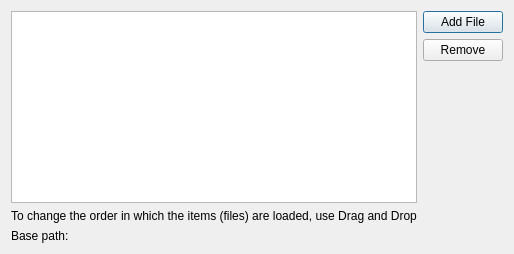
<?xml version="1.0" encoding="UTF-8"?>
<ui version="4.0">
 <class>WidgetPropPythonStartup</class>
 <widget class="QWidget" name="WidgetPropPythonStartup">
  <property name="geometry">
   <rect>
    <x>0</x>
    <y>0</y>
    <width>472</width>
    <height>254</height>
   </rect>
  </property>
  <property name="windowTitle">
   <string>Form</string>
  </property>
  <layout class="QVBoxLayout" name="verticalLayout_3">
   <item>
    <layout class="QHBoxLayout" name="horizontalLayout">
     <item>
      <layout class="QVBoxLayout" name="verticalLayout_2">
       <item>
        <widget class="QListWidget" name="listWidget">
         <property name="cursor" stdset="0">
          <cursorShape>ArrowCursor</cursorShape>
         </property>
         <property name="editTriggers">
          <set>QAbstractItemView::DoubleClicked|QAbstractItemView::EditKeyPressed</set>
         </property>
         <property name="dragEnabled">
          <bool>true</bool>
         </property>
         <property name="dragDropMode">
          <enum>QAbstractItemView::InternalMove</enum>
         </property>
         <property name="defaultDropAction">
          <enum>Qt::MoveAction</enum>
         </property>
         <property name="selectionMode">
          <enum>QAbstractItemView::SingleSelection</enum>
         </property>
         <property name="batchSize">
          <number>100</number>
         </property>
        </widget>
       </item>
       <item>
        <widget class="QLabel" name="label">
         <property name="text">
          <string>To change the order in which the items (files) are loaded, use Drag and Drop</string>
         </property>
        </widget>
       </item>
      </layout>
     </item>
     <item>
      <layout class="QVBoxLayout" name="verticalLayout">
       <item>
        <widget class="QPushButton" name="btnAdd">
         <property name="text">
          <string>Add File</string>
         </property>
         <property name="default">
          <bool>true</bool>
         </property>
        </widget>
       </item>
       <item>
        <widget class="QPushButton" name="btnRemove">
         <property name="text">
          <string>Remove</string>
         </property>
        </widget>
       </item>
       <item>
        <spacer name="verticalSpacer">
         <property name="orientation">
          <enum>Qt::Vertical</enum>
         </property>
         <property name="sizeHint" stdset="0">
          <size>
           <width>20</width>
           <height>40</height>
          </size>
         </property>
        </spacer>
       </item>
      </layout>
     </item>
    </layout>
   </item>
   <item>
    <widget class="QLabel" name="lblBasePath">
     <property name="text">
      <string>Base path: </string>
     </property>
    </widget>
   </item>
  </layout>
 </widget>
 <resources/>
 <connections/>
</ui>
